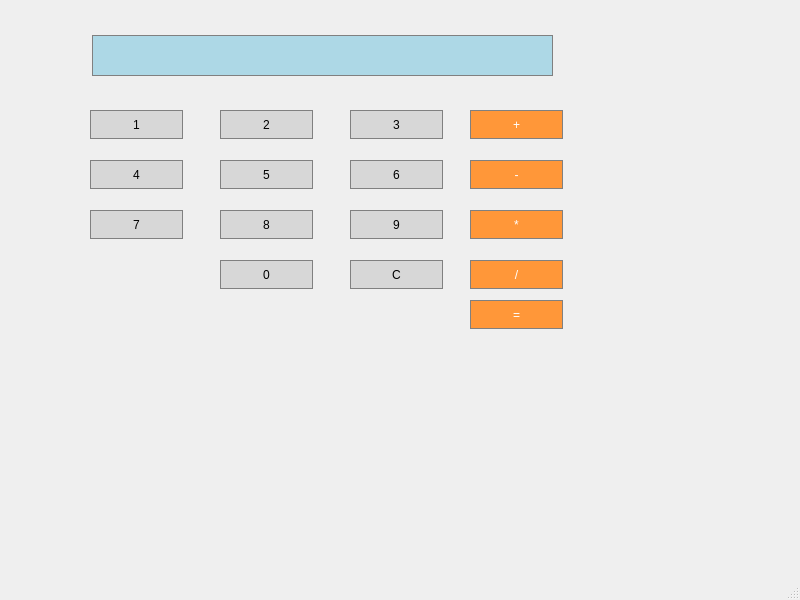
<?xml version="1.0" encoding="UTF-8"?>
<ui version="4.0">
 <class>MainWindow</class>
 <widget class="QMainWindow" name="MainWindow">
  <property name="geometry">
   <rect>
    <x>0</x>
    <y>0</y>
    <width>800</width>
    <height>600</height>
   </rect>
  </property>
  <property name="windowTitle">
   <string>MainWindow</string>
  </property>
  <widget class="QWidget" name="centralwidget">
   <widget class="QPushButton" name="pushButton">
    <property name="geometry">
     <rect>
      <x>90</x>
      <y>110</y>
      <width>93</width>
      <height>29</height>
     </rect>
    </property>
    <property name="styleSheet">
     <string notr="true">QPushButton {
   border: 1px solid gray;
}
QPushButton:pressed {
    background-color: qlineargradient(x1: 0, y1: 0, x2: 0, y2: 1,
                                      stop: 0 #dadbde, stop: 1 #f6f7fa);
}
QPushButton {
  background-color: rgb(215, 215, 215);
  border: 1px solid gray;
}
QPushButton:pressed {
    background-color: qlineargradient(x1: 0, y1: 0, x2: 0, y2: 1,
                                      stop: 0 #BEBEBE, stop: 1 #D7D7D7);
}
</string>
    </property>
    <property name="text">
     <string>1</string>
    </property>
   </widget>
   <widget class="QPushButton" name="pushButton_2">
    <property name="geometry">
     <rect>
      <x>220</x>
      <y>110</y>
      <width>93</width>
      <height>29</height>
     </rect>
    </property>
    <property name="styleSheet">
     <string notr="true">QPushButton {
   border: 1px solid gray;
}
QPushButton:pressed {
    background-color: qlineargradient(x1: 0, y1: 0, x2: 0, y2: 1,
                                      stop: 0 #dadbde, stop: 1 #f6f7fa);
}
QPushButton {
  background-color: rgb(215, 215, 215);
  border: 1px solid gray;
}
QPushButton:pressed {
    background-color: qlineargradient(x1: 0, y1: 0, x2: 0, y2: 1,
                                      stop: 0 #BEBEBE, stop: 1 #D7D7D7);
}
</string>
    </property>
    <property name="text">
     <string>2</string>
    </property>
   </widget>
   <widget class="QPushButton" name="pushButton_3">
    <property name="geometry">
     <rect>
      <x>350</x>
      <y>110</y>
      <width>93</width>
      <height>29</height>
     </rect>
    </property>
    <property name="styleSheet">
     <string notr="true">QPushButton {
   border: 1px solid gray;
}
QPushButton:pressed {
    background-color: qlineargradient(x1: 0, y1: 0, x2: 0, y2: 1,
                                      stop: 0 #dadbde, stop: 1 #f6f7fa);
}
QPushButton {
  background-color: rgb(215, 215, 215);
  border: 1px solid gray;
}
QPushButton:pressed {
    background-color: qlineargradient(x1: 0, y1: 0, x2: 0, y2: 1,
                                      stop: 0 #BEBEBE, stop: 1 #D7D7D7);
}
</string>
    </property>
    <property name="text">
     <string>3</string>
    </property>
   </widget>
   <widget class="QPushButton" name="pushButton_4">
    <property name="geometry">
     <rect>
      <x>90</x>
      <y>160</y>
      <width>93</width>
      <height>29</height>
     </rect>
    </property>
    <property name="styleSheet">
     <string notr="true">QPushButton {
   border: 1px solid gray;
}
QPushButton:pressed {
    background-color: qlineargradient(x1: 0, y1: 0, x2: 0, y2: 1,
                                      stop: 0 #dadbde, stop: 1 #f6f7fa);
}
QPushButton {
  background-color: rgb(215, 215, 215);
  border: 1px solid gray;
}
QPushButton:pressed {
    background-color: qlineargradient(x1: 0, y1: 0, x2: 0, y2: 1,
                                      stop: 0 #BEBEBE, stop: 1 #D7D7D7);
}
</string>
    </property>
    <property name="text">
     <string>4</string>
    </property>
   </widget>
   <widget class="QPushButton" name="pushButton_5">
    <property name="geometry">
     <rect>
      <x>220</x>
      <y>160</y>
      <width>93</width>
      <height>29</height>
     </rect>
    </property>
    <property name="styleSheet">
     <string notr="true">QPushButton {
   border: 1px solid gray;
}
QPushButton:pressed {
    background-color: qlineargradient(x1: 0, y1: 0, x2: 0, y2: 1,
                                      stop: 0 #dadbde, stop: 1 #f6f7fa);
}
QPushButton {
  background-color: rgb(215, 215, 215);
  border: 1px solid gray;
}
QPushButton:pressed {
    background-color: qlineargradient(x1: 0, y1: 0, x2: 0, y2: 1,
                                      stop: 0 #BEBEBE, stop: 1 #D7D7D7);
}
</string>
    </property>
    <property name="text">
     <string>5</string>
    </property>
   </widget>
   <widget class="QPushButton" name="pushButton_6">
    <property name="geometry">
     <rect>
      <x>350</x>
      <y>160</y>
      <width>93</width>
      <height>29</height>
     </rect>
    </property>
    <property name="styleSheet">
     <string notr="true">QPushButton {
   border: 1px solid gray;
}
QPushButton:pressed {
    background-color: qlineargradient(x1: 0, y1: 0, x2: 0, y2: 1,
                                      stop: 0 #dadbde, stop: 1 #f6f7fa);
}
QPushButton {
  background-color: rgb(215, 215, 215);
  border: 1px solid gray;
}
QPushButton:pressed {
    background-color: qlineargradient(x1: 0, y1: 0, x2: 0, y2: 1,
                                      stop: 0 #BEBEBE, stop: 1 #D7D7D7);
}
</string>
    </property>
    <property name="text">
     <string>6</string>
    </property>
   </widget>
   <widget class="QPushButton" name="pushButton_7">
    <property name="geometry">
     <rect>
      <x>90</x>
      <y>210</y>
      <width>93</width>
      <height>29</height>
     </rect>
    </property>
    <property name="styleSheet">
     <string notr="true">QPushButton {
   border: 1px solid gray;
}
QPushButton:pressed {
    background-color: qlineargradient(x1: 0, y1: 0, x2: 0, y2: 1,
                                      stop: 0 #dadbde, stop: 1 #f6f7fa);
}
QPushButton {
  background-color: rgb(215, 215, 215);
  border: 1px solid gray;
}
QPushButton:pressed {
    background-color: qlineargradient(x1: 0, y1: 0, x2: 0, y2: 1,
                                      stop: 0 #BEBEBE, stop: 1 #D7D7D7);
}
</string>
    </property>
    <property name="text">
     <string>7</string>
    </property>
   </widget>
   <widget class="QPushButton" name="pushButton_8">
    <property name="geometry">
     <rect>
      <x>220</x>
      <y>210</y>
      <width>93</width>
      <height>29</height>
     </rect>
    </property>
    <property name="styleSheet">
     <string notr="true">QPushButton {
   border: 1px solid gray;
}
QPushButton:pressed {
    background-color: qlineargradient(x1: 0, y1: 0, x2: 0, y2: 1,
                                      stop: 0 #dadbde, stop: 1 #f6f7fa);
}
QPushButton {
  background-color: rgb(215, 215, 215);
  border: 1px solid gray;
}
QPushButton:pressed {
    background-color: qlineargradient(x1: 0, y1: 0, x2: 0, y2: 1,
                                      stop: 0 #BEBEBE, stop: 1 #D7D7D7);
}
</string>
    </property>
    <property name="text">
     <string>8</string>
    </property>
   </widget>
   <widget class="QPushButton" name="pushButton_9">
    <property name="geometry">
     <rect>
      <x>350</x>
      <y>210</y>
      <width>93</width>
      <height>29</height>
     </rect>
    </property>
    <property name="styleSheet">
     <string notr="true">QPushButton {
   border: 1px solid gray;
}
QPushButton:pressed {
    background-color: qlineargradient(x1: 0, y1: 0, x2: 0, y2: 1,
                                      stop: 0 #dadbde, stop: 1 #f6f7fa);
}
QPushButton {
  background-color: rgb(215, 215, 215);
  border: 1px solid gray;
}
QPushButton:pressed {
    background-color: qlineargradient(x1: 0, y1: 0, x2: 0, y2: 1,
                                      stop: 0 #BEBEBE, stop: 1 #D7D7D7);
}
</string>
    </property>
    <property name="text">
     <string>9</string>
    </property>
   </widget>
   <widget class="QPushButton" name="pushButton_0">
    <property name="geometry">
     <rect>
      <x>220</x>
      <y>260</y>
      <width>93</width>
      <height>29</height>
     </rect>
    </property>
    <property name="styleSheet">
     <string notr="true">QPushButton {
   border: 1px solid gray;
}
QPushButton:pressed {
    background-color: qlineargradient(x1: 0, y1: 0, x2: 0, y2: 1,
                                      stop: 0 #dadbde, stop: 1 #f6f7fa);
}
QPushButton {
  background-color: rgb(215, 215, 215);
  border: 1px solid gray;
}
QPushButton:pressed {
    background-color: qlineargradient(x1: 0, y1: 0, x2: 0, y2: 1,
                                      stop: 0 #BEBEBE, stop: 1 #D7D7D7);
}
</string>
    </property>
    <property name="text">
     <string>0</string>
    </property>
   </widget>
   <widget class="QPushButton" name="pushButton_clear">
    <property name="geometry">
     <rect>
      <x>350</x>
      <y>260</y>
      <width>93</width>
      <height>29</height>
     </rect>
    </property>
    <property name="styleSheet">
     <string notr="true">QPushButton {
   border: 1px solid gray;
}
QPushButton:pressed {
    background-color: qlineargradient(x1: 0, y1: 0, x2: 0, y2: 1,
                                      stop: 0 #dadbde, stop: 1 #f6f7fa);
}
QPushButton {
  background-color: rgb(215, 215, 215);
  border: 1px solid gray;
}
QPushButton:pressed {
    background-color: qlineargradient(x1: 0, y1: 0, x2: 0, y2: 1,
                                      stop: 0 #BEBEBE, stop: 1 #D7D7D7);
}
</string>
    </property>
    <property name="text">
     <string>C</string>
    </property>
   </widget>
   <widget class="QPushButton" name="pushButton_plus">
    <property name="geometry">
     <rect>
      <x>470</x>
      <y>110</y>
      <width>93</width>
      <height>29</height>
     </rect>
    </property>
    <property name="styleSheet">
     <string notr="true">QPushButton {
   border: 1px solid gray;
}
QPushButton:pressed {
    background-color: qlineargradient(x1: 0, y1: 0, x2: 0, y2: 1,
                                      stop: 0 #dadbde, stop: 1 #f6f7fa);
}
QPushButton {
  background-color: rgb(255, 151, 57);
  color: white; 
  border: 1px solid gray;
}
</string>
    </property>
    <property name="text">
     <string>+</string>
    </property>
   </widget>
   <widget class="QPushButton" name="pushButton_minus">
    <property name="geometry">
     <rect>
      <x>470</x>
      <y>160</y>
      <width>93</width>
      <height>29</height>
     </rect>
    </property>
    <property name="styleSheet">
     <string notr="true">QPushButton {
   border: 1px solid gray;
}
QPushButton:pressed {
    background-color: qlineargradient(x1: 0, y1: 0, x2: 0, y2: 1,
                                      stop: 0 #dadbde, stop: 1 #f6f7fa);
}
QPushButton {
  background-color: rgb(255, 151, 57);
  color: white; 
  border: 1px solid gray;
}
</string>
    </property>
    <property name="text">
     <string>-</string>
    </property>
   </widget>
   <widget class="QPushButton" name="pushButton_multiply">
    <property name="geometry">
     <rect>
      <x>470</x>
      <y>210</y>
      <width>93</width>
      <height>29</height>
     </rect>
    </property>
    <property name="styleSheet">
     <string notr="true">QPushButton {
   border: 1px solid gray;
}
QPushButton:pressed {
    background-color: qlineargradient(x1: 0, y1: 0, x2: 0, y2: 1,
                                      stop: 0 #dadbde, stop: 1 #f6f7fa);
}
QPushButton {
  background-color: rgb(255, 151, 57);
  color: white; 
  border: 1px solid gray;
}
</string>
    </property>
    <property name="text">
     <string>*</string>
    </property>
   </widget>
   <widget class="QPushButton" name="pushButton_divide">
    <property name="geometry">
     <rect>
      <x>470</x>
      <y>260</y>
      <width>93</width>
      <height>29</height>
     </rect>
    </property>
    <property name="styleSheet">
     <string notr="true">QPushButton {
   border: 1px solid gray;
}
QPushButton:pressed {
    background-color: qlineargradient(x1: 0, y1: 0, x2: 0, y2: 1,
                                      stop: 0 #dadbde, stop: 1 #f6f7fa);
}
QPushButton {
  background-color: rgb(255, 151, 57);
  color: white; 
  border: 1px solid gray;
}
</string>
    </property>
    <property name="text">
     <string>/</string>
    </property>
   </widget>
   <widget class="QLineEdit" name="lineEdit">
    <property name="geometry">
     <rect>
      <x>92</x>
      <y>35</y>
      <width>461</width>
      <height>41</height>
     </rect>
    </property>
    <property name="styleSheet">
     <string notr="true">QPushButton {
   border: 1px solid gray;
}
QPushButton:pressed {
    background-color: qlineargradient(x1: 0, y1: 0, x2: 0, y2: 1,
                                      stop: 0 #dadbde, stop: 1 #f6f7fa);
}

QLineEdit {
    background-color: lightblue;
    color: black;              /* Makes sure the numbers stay black */
    border: 1px solid gray;    /* Optional: adds a nice border */
    font-size: 20px;           /* Optional: makes numbers easier to read */
}
</string>
    </property>
   </widget>
   <widget class="QPushButton" name="pushButton_equal">
    <property name="geometry">
     <rect>
      <x>470</x>
      <y>300</y>
      <width>93</width>
      <height>29</height>
     </rect>
    </property>
    <property name="styleSheet">
     <string notr="true">QPushButton {
   border: 1px solid gray;
}
QPushButton:pressed {
    background-color: qlineargradient(x1: 0, y1: 0, x2: 0, y2: 1,
                                      stop: 0 #dadbde, stop: 1 #f6f7fa);
}
QPushButton {
  background-color: rgb(255, 151, 57);
  color: white; 
  border: 1px solid gray;
}
</string>
    </property>
    <property name="text">
     <string>=</string>
    </property>
   </widget>
  </widget>
  <widget class="QMenuBar" name="menubar">
   <property name="geometry">
    <rect>
     <x>0</x>
     <y>0</y>
     <width>800</width>
     <height>26</height>
    </rect>
   </property>
  </widget>
  <widget class="QStatusBar" name="statusbar"/>
 </widget>
 <resources/>
 <connections/>
</ui>
